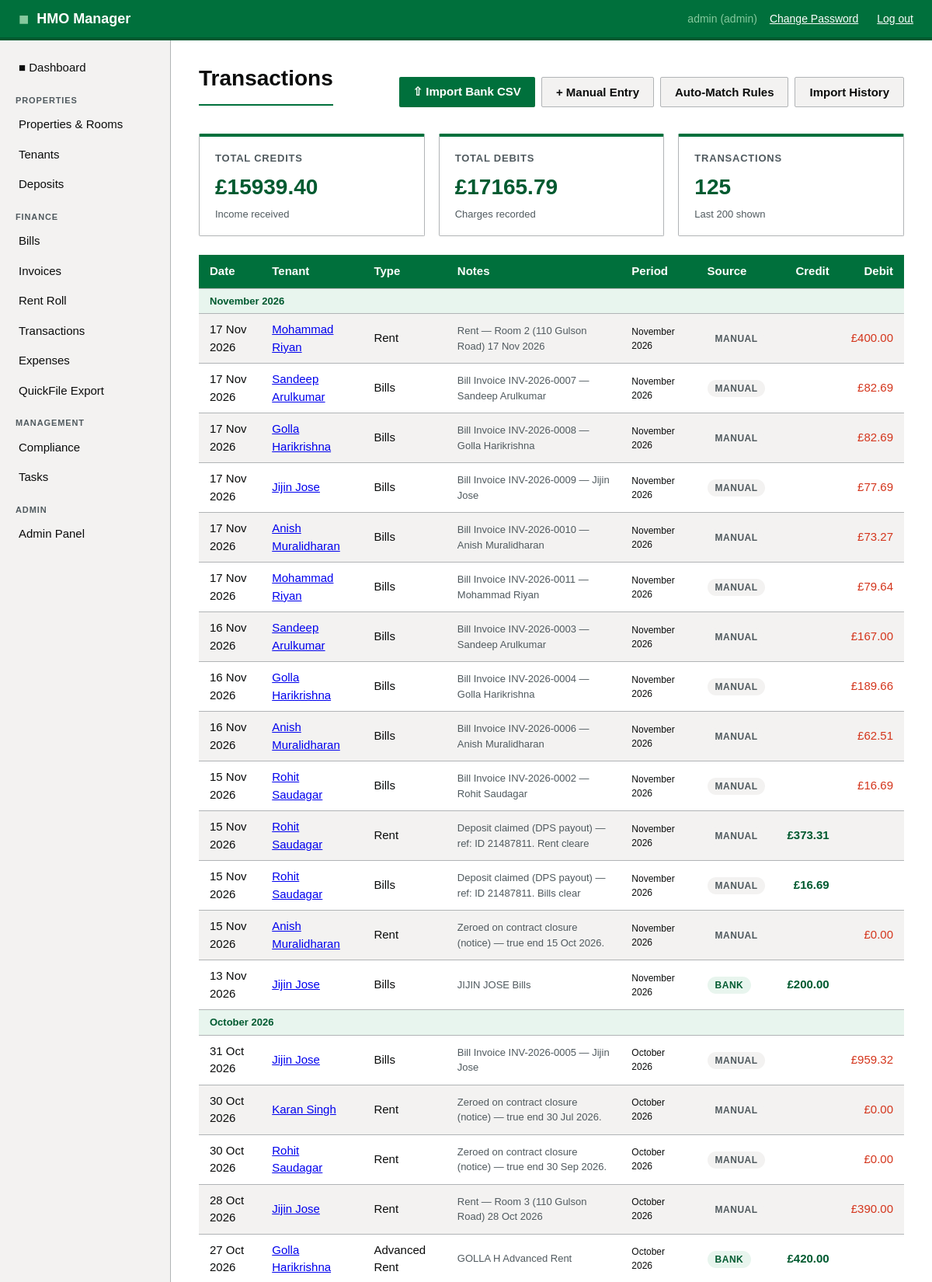
Page /transactions/ (signed in, upper part) on the committed database.
### app/models.py (models this page shows, shortened)
class User(UserMixin, db.Model):
    __tablename__ = 'users'
    id = db.Column(db.Integer, primary_key=True)
    username = db.Column(db.String(64), unique=True, nullable=False)
    email = db.Column(db.String(120), unique=True, nullable=False)
    password_hash = db.Column(db.String(256), nullable=False)
    role = db.Column(db.String(20), default='landlord')  # admin / landlord / tenant
    is_active = db.Column(db.Boolean, default=True)
    created_at = db.Column(db.DateTime, default=datetime.utcnow)
    properties = db.relationship('Property', backref='owner', lazy='dynamic')
    tenants = db.relationship('Tenant', backref='landlord', lazy='dynamic',
                               foreign_keys='Tenant.user_id')

class Transaction(db.Model):
    __tablename__ = 'transactions'
    id = db.Column(db.Integer, primary_key=True)
    tenant_id = db.Column(db.Integer, db.ForeignKey('tenants.id'), nullable=True)
    contract_id = db.Column(db.Integer, db.ForeignKey('tenant_contracts.id'), nullable=True)
    bill_id = db.Column(db.Integer, db.ForeignKey('bills.id'), nullable=True)
    invoice_id = db.Column(db.Integer, db.ForeignKey('invoices.id'), nullable=True)
    amount = db.Column(db.Numeric(10, 2), nullable=False)
    credit_debit = db.Column(db.String(2), nullable=False)  # cr / db
    transaction_date = db.Column(db.Date, nullable=False)
    user_id = db.Column(db.Integer, db.ForeignKey('users.id'), nullable=False)
    type = db.Column(db.String(50))
    charge_type_id = db.Column(db.Integer, db.ForeignKey('picklist_charges.id'), nullable=True)
    payment_type_id = db.Column(db.Integer, db.ForeignKey('picklist_payment_types.id'), nullable=True)
    bank_ref = db.Column(db.String(100))
    month_year_period = db.Column(db.String(30))
    source = db.Column(db.String(20), default='manual')  # bank_import / manual / cash
    is_matched = db.Column(db.Boolean, default=False)
    bank_import_id = db.Column(db.Integer, db.ForeignKey('bank_imports.id'), nullable=True)
    charges_are_paid = db.Column(db.Boolean, default=False)
    notes = db.Column(db.Text)

class Tenant(db.Model):
    __tablename__ = 'tenants'
    id = db.Column(db.Integer, primary_key=True)
    user_id = db.Column(db.Integer, db.ForeignKey('users.id'), nullable=False)
    portal_user_id = db.Column(db.Integer, db.ForeignKey('users.id'), nullable=True)
    first_name = db.Column(db.String(100), nullable=False)
    last_name = db.Column(db.String(100), nullable=False)
    email = db.Column(db.String(120))
    phone = db.Column(db.String(30))
    date_of_birth = db.Column(db.Date)
    nationality = db.Column(db.String(100))
    student_status = db.Column(db.String(20))  # Student / Non-student
    student_id = db.Column(db.String(50))
    university = db.Column(db.String(200))
    course_title = db.Column(db.String(200))
    council_tax_ref = db.Column(db.String(100))
    council_tax_number = db.Column(db.String(100))
    right_to_rent_ref = db.Column(db.String(100))
    home_address = db.Column(db.Text)
    home_country = db.Column(db.String(100))
    invoice_account_number = db.Column(db.String(50))
    is_active = db.Column(db.Boolean, default=True)
    has_left = db.Column(db.Boolean, default=False)
    council_informed_in = db.Column(db.Date)
    council_informed_left = db.Column(db.Date)
    rent_balance = db.Column(db.Numeric(10, 2), default=0.00)
    bill_balance = db.Column(db.Numeric(10, 2), default=0.00)
    gdpr_consent = db.Column(db.Boolean, default=False)
    gdpr_consent_date = db.Column(db.DateTime)
    created_at = db.Column(db.DateTime, default=datetime.utcnow)
    contracts = db.relationship('TenantContract', backref='tenant', lazy='dynamic',
                                 foreign_keys='TenantContract.tenant_id')
    deposits = db.relationship('Deposit', backref='tenant', lazy='dynamic')
    transactions = db.relationship('Transaction', backref='tenant', lazy='dynamic')
    tasks = db.relationship('Task', backref='tenant', lazy='dynamic')
    @property
    def full_name(self):
        return f'{self.first_name} {self.last_name}'

### app/transactions/routes.py (the view)
@transactions_bp.route('/')
@login_required
@landlord_required
def index():
    if current_user.role == 'admin':
        transactions = Transaction.query.order_by(
            Transaction.transaction_date.desc()
        ).limit(200).all()
    else:
        transactions = Transaction.query.filter_by(
            user_id=current_user.id
        ).order_by(Transaction.transaction_date.desc()).limit(200).all()
    credits = sum(t.amount for t in transactions if t.credit_debit == 'cr')
    debits  = sum(t.amount for t in transactions if t.credit_debit == 'db')
    return render_template('transactions/index.html',
                           transactions=transactions,
                           credits=credits,
                           debits=debits)

### app/templates/transactions/index.html (shortened to what this page needs)
{% extends "base.html" %}
{% block content %}
<div class="flex-between mb-2">
    <h1>Transactions</h1>
    <div style="display:flex; gap:8px; flex-wrap:wrap;">
        <a href="{{ url_for('transactions.import_csv') }}" class="btn btn-primary">
            &#8679; Import Bank CSV
        </a>
        <a href="{{ url_for('transactions.add') }}" class="btn btn-secondary">
            + Manual Entry
        </a>
        <a href="{{ url_for('transactions.legend') }}" class="btn btn-secondary">
            Auto-Match Rules
        </a>
        <a href="{{ url_for('transactions.imports') }}" class="btn btn-secondary">
            Import History
        </a>
    </div>
</div>
<div class="card-grid" style="margin-bottom:24px;">
    <div class="card">
        <div class="card-title">Total Credits</div>
        <div class="card-value">£{{ '%.2f'|format(credits) }}</div>
        <div class="card-sub">Income received</div>
    </div>
    <div class="card">
        <div class="card-title">Total Debits</div>
        <div class="card-value">£{{ '%.2f'|format(debits) }}</div>
        <div class="card-sub">Charges recorded</div>
    </div>
    <div class="card">
        <div class="card-title">Transactions</div>
        <div class="card-value">{{ transactions|length }}</div>
        <div class="card-sub">Last 200 shown</div>
    </div>
</div>
{% if transactions %}
<table>
    <thead>
        <tr>
            <th>Date</th>
            <th>Tenant</th>
            <th>Type</th>
            <th>Notes</th>
            <th>Period</th>
            <th>Source</th>
            <th style="text-align:right;">Credit</th>
            <th style="text-align:right;">Debit</th>
        </tr>
    </thead>
    <tbody>
        {% set last_period = namespace(val='') %}
        {% for t in transactions %}
        {% if t.month_year_period != last_period.val %}
        <tr style="background:var(--green-light);">
            <td colspan="8" style="font-weight:700; font-size:13px;
                                    color:var(--green-dark); padding:6px 14px;">
                {{ t.month_year_period }}
            </td>
        </tr>
        {% set last_period.val = t.month_year_period %}
        {% endif %}
        <tr>
            <td>{{ t.transaction_date.strftime('%d %b %Y') }}</td>
            <td>
                {% if t.tenant %}
                    <a href="{{ url_for('tenants.view', tenant_id=t.tenant_id) }}">
                        {{ t.tenant.full_name }}
                    </a>
                {% else %}
                    <span class="text-muted">—</span>
                {% endif %}
            </td>
            <td>{{ t.type or '—' }}</td>
            <td style="font-size:13px; color:var(--text-secondary);">
                {{ t.notes[:60] if t.notes else '—' }}
            </td>
            <td style="font-size:12px;">{{ t.month_year_period or '—' }}</td>
            <td>
                {% if t.source == 'bank_import' %}
                    <span class="badge badge-green">Bank</span>
                {% elif t.source == 'cash' %}
                    <span class="badge badge-yellow">Cash</span>
                {% else %}
                    <span class="badge badge-grey">Manual</span>
                {% endif %}
            </td>
            <td style="text-align:right; color:var(--green-dark);">
                {% if t.credit_debit == 'cr' %}
                    <strong>£{{ '%.2f'|format(t.amount) }}</strong>
                {% endif %}
            </td>
            <td style="text-align:right; color:var(--error);">
                {% if t.credit_debit == 'db' %}
                    £{{ '%.2f'|format(t.amount) }}
                {% endif %}
            </td>
        </tr>
        {% endfor %}
    </tbody>
</table>
{% endif %}
{% endblock %}

### app/templates/base.html (shortened to what this page needs)
<!DOCTYPE html>
<html lang="en">
<head>
    <link rel="stylesheet" href="{{ url_for('static', filename='css/main.css') }}">
</head>
<body>
<header class="site-header">
    <div class="header-inner">
        <div class="logo">
            <span class="logo-mark">&#9632;</span>
            <span class="logo-text">HMO Manager</span>
        </div>
        {% if current_user.is_authenticated %}
        <nav class="header-nav">
            {% if current_user.role == 'tenant' %}
            <span class="user-info">&#128100; {{ current_user.username }}</span>
            {% else %}
            <span class="user-info">{{ current_user.username }} ({{ current_user.role }})</span>
            {% endif %}
            <a href="{{ url_for('auth.change_password') }}" class="btn-link" style="margin-right:8px;">Change Password</a>
            <a href="{{ url_for('auth.logout') }}" class="btn-link">Log out</a>
        </nav>
        {% endif %}
    </div>
</header>
<div class="layout">
    {% if current_user.is_authenticated %}
    <aside class="sidebar">
        <nav class="sidebar-nav">
            <ul>
            {% if current_user.role == 'tenant' %}
                <li><a href="{{ url_for('portal.index') }}" class="nav-link">&#9632; My Home</a></li>
                <li class="nav-section">My Tenancy</li>
                <li><a href="{{ url_for('portal.profile') }}" class="nav-link">My Details</a></li>
                <li><a href="{{ url_for('portal.contracts') }}" class="nav-link">My Contracts</a></li>
                <li class="nav-section">Finance</li>
                <li><a href="{{ url_for('portal.rent_roll') }}" class="nav-link">My Account</a></li>
                <li><a href="{{ url_for('portal.invoices') }}" class="nav-link">My Invoices</a></li>
                <li class="nav-section">Requests</li>
                <li><a href="{{ url_for('portal.tasks') }}" class="nav-link">My Requests</a></li>
                <li><a href="{{ url_for('portal.add_task') }}" class="nav-link">+ New Request</a></li>
            {% else %}
                <li><a href="{{ url_for('dashboard.index') }}" class="nav-link">&#9632; Dashboard</a></li>
                <li class="nav-section">Properties</li>
                <li><a href="{{ url_for('properties.index') }}" class="nav-link">Properties &amp; Rooms</a></li>
                <li><a href="{{ url_for('tenants.index') }}" class="nav-link">Tenants</a></li>
                <li><a href="{{ url_for('deposits.index') }}" class="nav-link">Deposits</a></li>
                <li class="nav-section">Finance</li>
                <li><a href="{{ url_for('bills.index') }}" class="nav-link">Bills</a></li>
                <li><a href="{{ url_for('invoices.index') }}" class="nav-link">Invoices</a></li>
                <li><a href="{{ url_for('invoices.rent_roll') }}" class="nav-link">Rent Roll</a></li>
                <li><a href="{{ url_for('transactions.index') }}" class="nav-link">Transactions</a></li>
                <li><a href="{{ url_for('expenses.index') }}" class="nav-link">Expenses</a></li>
                <li><a href="{{ url_for('reports.index') }}" class="nav-link">QuickFile Export</a></li>
                <li class="nav-section">Management</li>
                <li><a href="{{ url_for('compliance.index') }}" class="nav-link">Compliance</a></li>
                <li><a href="{{ url_for('tasks.index') }}" class="nav-link">Tasks</a></li>
                {% if current_user.role == 'admin' %}
                <li class="nav-section">Admin</li>
                <li><a href="{{ url_for('admin.index') }}" class="nav-link">Admin Panel</a></li>
                {% endif %}
            {% endif %}
            </ul>
        </nav>
    </aside>
    {% endif %}
    <main class="main-content">
        {% block content %}{% endblock %}
    </main>
</div>
</body>
</html>

### rows in the picture
User: username "admin", role "admin"
Transaction: month_year_period "November 2026", transaction_date "17 Nov 2026", tenant.full_name "Mohammad Riyan", type "Rent", notes "Rent — Room 2 (110 Gulson Road) 17 Nov 2026", source "MANUAL", amount "400.00"
Transaction: transaction_date "17 Nov 2026", tenant.full_name "Sandeep Arulkumar", type "Bills", notes "Bill Invoice INV-2026-0007 — Sandeep Arulkumar", month_year_period "November 2026", source "MANUAL", amount "82.69"
Transaction: transaction_date "17 Nov 2026", tenant.full_name "Golla Harikrishna", type "Bills", notes "Bill Invoice INV-2026-0008 — Golla Harikrishna", month_year_period "November 2026", source "MANUAL", amount "82.69"
Transaction: transaction_date "17 Nov 2026", tenant.full_name "Jijin Jose", type "Bills", notes "Bill Invoice INV-2026-0009 — Jijin Jose", month_year_period "November 2026", source "MANUAL", amount "77.69"
Transaction: transaction_date "17 Nov 2026", tenant.full_name "Anish Muralidharan", type "Bills", notes "Bill Invoice INV-2026-0010 — Anish Muralidharan", month_year_period "November 2026", source "MANUAL", amount "73.27"
Transaction: transaction_date "17 Nov 2026", tenant.full_name "Mohammad Riyan", type "Bills", notes "Bill Invoice INV-2026-0011 — Mohammad Riyan", month_year_period "November 2026", source "MANUAL", amount "79.64"
Transaction: transaction_date "16 Nov 2026", tenant.full_name "Sandeep Arulkumar", type "Bills", notes "Bill Invoice INV-2026-0003 — Sandeep Arulkumar", month_year_period "November 2026", source "MANUAL", amount "167.00"
Transaction: transaction_date "16 Nov 2026", tenant.full_name "Golla Harikrishna", type "Bills", notes "Bill Invoice INV-2026-0004 — Golla Harikrishna", month_year_period "November 2026", source "MANUAL", amount "189.66"
Transaction: transaction_date "16 Nov 2026", tenant.full_name "Anish Muralidharan", type "Bills", notes "Bill Invoice INV-2026-0006 — Anish Muralidharan", month_year_period "November 2026", source "MANUAL", amount "62.51"
Transaction: transaction_date "15 Nov 2026", tenant.full_name "Rohit Saudagar", type "Bills", notes "Bill Invoice INV-2026-0002 — Rohit Saudagar", month_year_period "November 2026", source "MANUAL", amount "16.69"
Transaction: transaction_date "15 Nov 2026", tenant.full_name "Rohit Saudagar", type "Rent", notes "Deposit claimed (DPS payout) — ref: ID 21487811. Rent cleare", month_year_period "November 2026", source "MANUAL", amount "373.31"
Transaction: transaction_date "15 Nov 2026", tenant.full_name "Rohit Saudagar", type "Bills", notes "Deposit claimed (DPS payout) — ref: ID 21487811. Bills clear", month_year_period "November 2026", source "MANUAL", amount "16.69"
Transaction: transaction_date "15 Nov 2026", tenant.full_name "Anish Muralidharan", type "Rent", notes "Zeroed on contract closure (notice) — true end 15 Oct 2026.", month_year_period "November 2026", source "MANUAL", amount "0.00"
Transaction: transaction_date "13 Nov 2026", tenant.full_name "Jijin Jose", type "Bills", notes "JIJIN JOSE Bills", month_year_period "November 2026", source "BANK", amount "200.00"
Transaction: month_year_period "October 2026", transaction_date "31 Oct 2026", tenant.full_name "Jijin Jose", type "Bills", notes "Bill Invoice INV-2026-0005 — Jijin Jose", source "MANUAL", amount "959.32"
Transaction: transaction_date "30 Oct 2026", tenant.full_name "Karan Singh", type "Rent", notes "Zeroed on contract closure (notice) — true end 30 Jul 2026.", month_year_period "October 2026", source "MANUAL", amount "0.00"
Transaction: transaction_date "30 Oct 2026", tenant.full_name "Rohit Saudagar", type "Rent", notes "Zeroed on contract closure (notice) — true end 30 Sep 2026.", month_year_period "October 2026", source "MANUAL", amount "0.00"
Transaction: transaction_date "28 Oct 2026", tenant.full_name "Jijin Jose", type "Rent", notes "Rent — Room 3 (110 Gulson Road) 28 Oct 2026", month_year_period "October 2026", source "MANUAL", amount "390.00"
Transaction: transaction_date "27 Oct 2026", tenant.full_name "Golla Harikrishna", type "Advanced Rent", notes "GOLLA H Advanced Rent", month_year_period "October 2026", source "BANK", amount "420.00"

### other values in the picture
{{ '%.2f'|format(credits) }} "15939.40"
{{ '%.2f'|format(debits) }} "17165.79"
{{ transactions|length }} "125"
